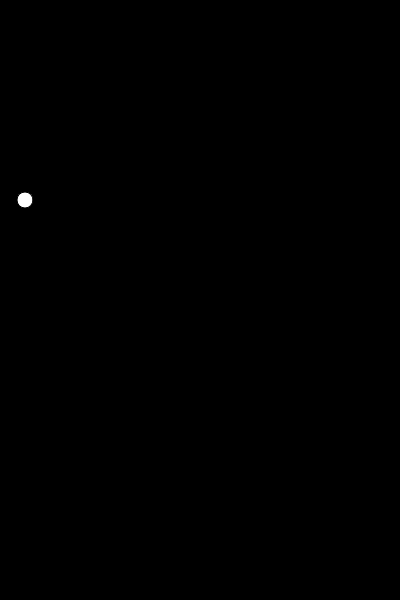
Frame 1 (no input)
Frame 60 (no input): identical to frame 1, image omitted
Frame 120 (the mouse pressed at the canvas centre since frame 60): identical to frame 1, image omitted

The p5.js sketch that drew this single still picture (run headless with seeded random() and noise() and a simulated clock; from frame 60 on, the mouse is pressed at the canvas centre):

// p5.js sketch
// ── sketch.js
var bird;
function setup(){
    createCanvas(400,600);
    bird=new Bird();
}

function draw(){
    background(0);
    bird.show()
}
// ── Bird.js
function Bird(){
  this.y=width/2;
  this.x=25;

  this.show=function(){
    fill(255);
    ellipse(this.x,this.y,16,16);
  }
}
